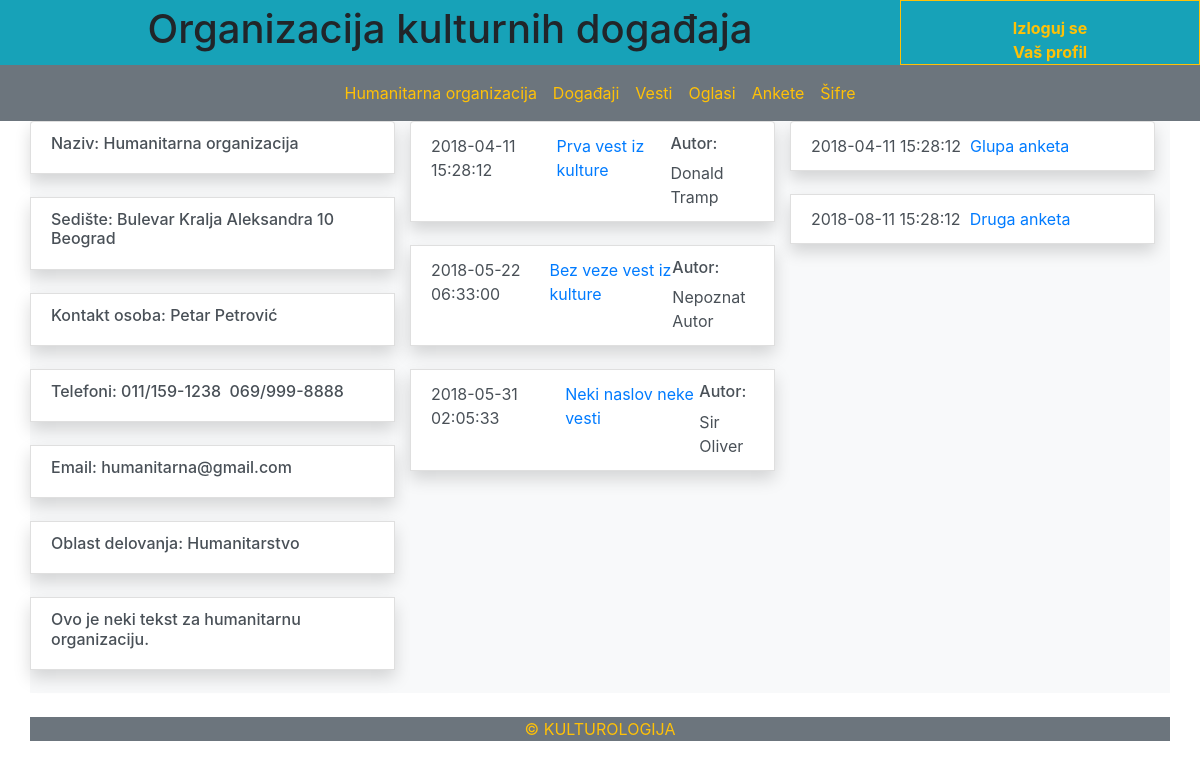
Screenshot of /organizacija/organizacija.php (signed in) with the database file from the repository.
### tables this page shows
CREATE TABLE `telefon` (
  `id_telefoni` int(11) NOT NULL AUTO_INCREMENT,
  `telefon` varchar(45) DEFAULT NULL,
  `organizacija_id_organizacija` int(11) NOT NULL,
  PRIMARY KEY (`id_telefoni`),
  KEY `fk_telefoni_organizacija1_idx` (`organizacija_id_organizacija`),
  CONSTRAINT `fk_telefoni_organizacija1` FOREIGN KEY (`organizacija_id_organizacija`) REFERENCES `organizacija` (`id_organizacija`) ON DELETE NO ACTION ON UPDATE NO ACTION
);

CREATE TABLE `vest` (
  `id_vest` int(11) NOT NULL AUTO_INCREMENT,
  `naslov` varchar(45) NOT NULL,
  `tekst` varchar(10000) NOT NULL,
  `vreme_postavljanja` timestamp NOT NULL DEFAULT CURRENT_TIMESTAMP,
  `vreme_isticanja` timestamp NOT NULL DEFAULT '0000-00-00 00:00:00',
  `autor` varchar(45) NOT NULL,
  `organizacija_id_organizacija` int(11) NOT NULL,
  `brisanje` tinyint(1) NOT NULL DEFAULT '1',
  PRIMARY KEY (`id_vest`),
  KEY `fk_vest_organizacija1_idx` (`organizacija_id_organizacija`),
  CONSTRAINT `fk_vest_organizacija1` FOREIGN KEY (`organizacija_id_organizacija`) REFERENCES `organizacija` (`id_organizacija`) ON DELETE NO ACTION ON UPDATE NO ACTION
);

CREATE TABLE `anketa` (
  `id_anketa` int(11) NOT NULL AUTO_INCREMENT,
  `naslov` varchar(45) NOT NULL,
  `vreme_postavljanja` timestamp NOT NULL DEFAULT CURRENT_TIMESTAMP,
  `vreme_isticanja` timestamp NOT NULL DEFAULT '0000-00-00 00:00:00',
  `autor` varchar(45) NOT NULL,
  `organizacija_id_organizacija` int(11) NOT NULL,
  `admin_id_admin` int(11) NOT NULL DEFAULT '1',
  `brisanje` tinyint(1) DEFAULT '1',
  PRIMARY KEY (`id_anketa`),
  KEY `fk_anketa_organizacija1_idx` (`organizacija_id_organizacija`),
  KEY `fk_anketa_admin1_idx` (`admin_id_admin`),
  CONSTRAINT `fk_anketa_admin1` FOREIGN KEY (`admin_id_admin`) REFERENCES `admin` (`id_admin`) ON DELETE NO ACTION ON UPDATE NO ACTION,
  CONSTRAINT `fk_anketa_organizacija1` FOREIGN KEY (`organizacija_id_organizacija`) REFERENCES `organizacija` (`id_organizacija`) ON DELETE NO ACTION ON UPDATE NO ACTION
);

### organizacija/organizacija.php (the view, shortened to what this page needs)
<?php
$link = mysqli_connect("localhost", "root", "", "kultura")
            or die ("Greska prilikom konekcije na bazu!");
mysqli_set_charset($link,"utf8");
$telefoni = mysqli_query($link, "SELECT * FROM telefon WHERE organizacija_id_organizacija = {$_SESSION['id_organizacija']}");
$vesti = mysqli_query($link, "SELECT * FROM vest WHERE organizacija_id_organizacija={$_SESSION['id_organizacija']} ORDER BY vreme_postavljanja ASC");
$ankete = mysqli_query($link, "SELECT * FROM anketa WHERE organizacija_id_organizacija = {$_SESSION['id_organizacija']} ORDER BY vreme_postavljanja ASC");
$poruka = "";
?>
<!DOCTYPE html>
<html>
<head>
<?php
    include_once "../moduli/bootstrapModul.php";
?>
</head>
<body>
    <div class="container-fluid bg-info">
        <div class="row">
            <h1 class="col-sm-9" style="display: flex; justify-content: center; align-items: center;">Organizacija kulturnih događaja</h1>
            <div class="col-sm-3 border border-warning" style="align-items: center; padding-top:15px">
                <a class="text-warning" style="display: flex; justify-content: center;" href="../logout.php"><b>Izloguj se</b></a>
                <a class="text-warning" style="display: flex; justify-content: center;" href="profil.php"><b>Vaš profil</b></a>
            </div>
        </div>
    </div>
<nav class="navbar navbar-expand-md bg-secondary navbar-dark sticky-top">
  <div class="collapse navbar-collapse" id="collapsibleNavbar">
    <ul class="navbar-nav align-content-center mx-auto">
        <li class="nav-item flex-fill">
                <a class="nav-link text-warning" href="organizacija.php"><?php echo $_SESSION['naziv_organizacije']; ?></a>
            </li>
            <li class="nav-item flex-fill">
                <a class="nav-link text-warning active" href="Odogadjaji.php">Događaji</a>
            </li>
            <li class="nav-item flex-fill">
                <a class="nav-link text-warning" href="Ovesti.php">Vesti</a>
            </li>
            <li class="nav-item flex-fill">
                <a class="nav-link text-warning" href="Ooglasi.php">Oglasi</a>
            </li>
            <li class="nav-item flex-fill">
                <a class="nav-link text-warning" href="Oankete.php">Ankete</a>
            </li>
            <li class="nav-item flex-fill">
                <a class="nav-link text-warning" href="Osifra.php">Šifre</a>
            </li>
    </ul>
  </div>
</nav>
<div class="container">
    <div class="row">
    <div class="col-sm-4 list-group bg-light">
    <?php
    if(!isset($_GET['search'])){
        if($poruka){
            echo $poruka;
        } else {
            echo "<div class='list-group-item list-group-item-action shadow'><h6>Naziv: ". $_SESSION['naziv_organizacije']. "</h6></div><br/>";
            echo "<div class='list-group-item list-group-item-action shadow'><h6>Sedište: " . $_SESSION['sediste']."</h6></div><br/>";
            echo "<div class='list-group-item list-group-item-action shadow'><h6>Kontakt osoba: " . $_SESSION['kontakt_osoba']."</h6></div><br/>";
            echo "<div class='list-group-item list-group-item-action shadow'><h6>Telefoni: "; while($telefon = mysqli_fetch_array($telefoni)){
                    echo $telefon['telefon']. " &nbsp";
            }
            echo "</h6></div><br/>";
            echo "<div class='list-group-item list-group-item-action shadow'><h6>Email: " . $_SESSION['email']."</h6></div><br/>";
            echo "<div class='list-group-item list-group-item-action shadow'><h6>Oblast delovanja: " . $_SESSION['oblast_delovanja']."</h6></div><br/>";
            echo "<div class='list-group-item list-group-item-action shadow'><h6>".$_SESSION['tekst_organizacije']."</h6></div><br/>";
        }
    }
    ?>
    </div>
    <div class="col-sm-4 list-group bg-light">
    <?php
    if ($poruka) {
        echo $poruka;
    } else {
        while($vest = mysqli_fetch_array($vesti))
            echo "<div class='list-group-item list-group-item-action shadow'><div class='d-flex'>" . $vest['vreme_postavljanja'] . " &nbsp; <a href='vestVise.php?id=" . $vest['id_vest'] . "'>" . $vest['naslov'] . "</a><div class='ml-auto'><h6>Autor: </h6>" . $vest['autor'] . "</div></div></div><br/>";
    }
    ?>
    </div>
    <div class="col-sm-4 list-group bg-light">
    <?php
    if($poruka){
    echo $poruka;
} else {
    while($anketa = mysqli_fetch_array($ankete)){
        echo "<div class='list-group-item list-group-item-action shadow'><div class='d-flex'>" . $anketa['vreme_postavljanja']." &nbsp; <a href='OanketaVise.php?id=" . $anketa['id_anketa'] . "'>" . $anketa['naslov']."</a></div></div><br/>";
    }
}
    ?>
    </div>
</div>
</div>
<?php
    include_once "../moduli/footerModul.php";
?>
</body>
</html>

### rows the page displays
telefon: telefon "011/159-1238"
telefon: telefon "069/999-8888"
vest: vreme_postavljanja "2018-04-11 15:28:12", naslov "Prva vest iz kulture", autor "Donald Tramp"
vest: vreme_postavljanja "2018-05-22 06:33:00", naslov "Bez veze vest iz kulture", autor "Nepoznat Autor"
vest: vreme_postavljanja "2018-05-31 02:05:33", naslov "Neki naslov neke vesti", autor "Sir Oliver"
anketa: vreme_postavljanja "2018-04-11 15:28:12", naslov "Glupa anketa"
anketa: vreme_postavljanja "2018-08-11 15:28:12", naslov "Druga anketa"

### other values shown
$_SESSION['naziv_organizacije'] "Humanitarna organizacija"
$_SESSION['sediste'] "Bulevar Kralja Aleksandra 10 Beograd"
$_SESSION['kontakt_osoba'] "Petar Petrović"
$_SESSION['email'] "humanitarna@gmail.com"
$_SESSION['oblast_delovanja'] "Humanitarstvo"
$_SESSION['tekst_organizacije'] "Ovo je neki tekst za humanitarnu organizaciju."
